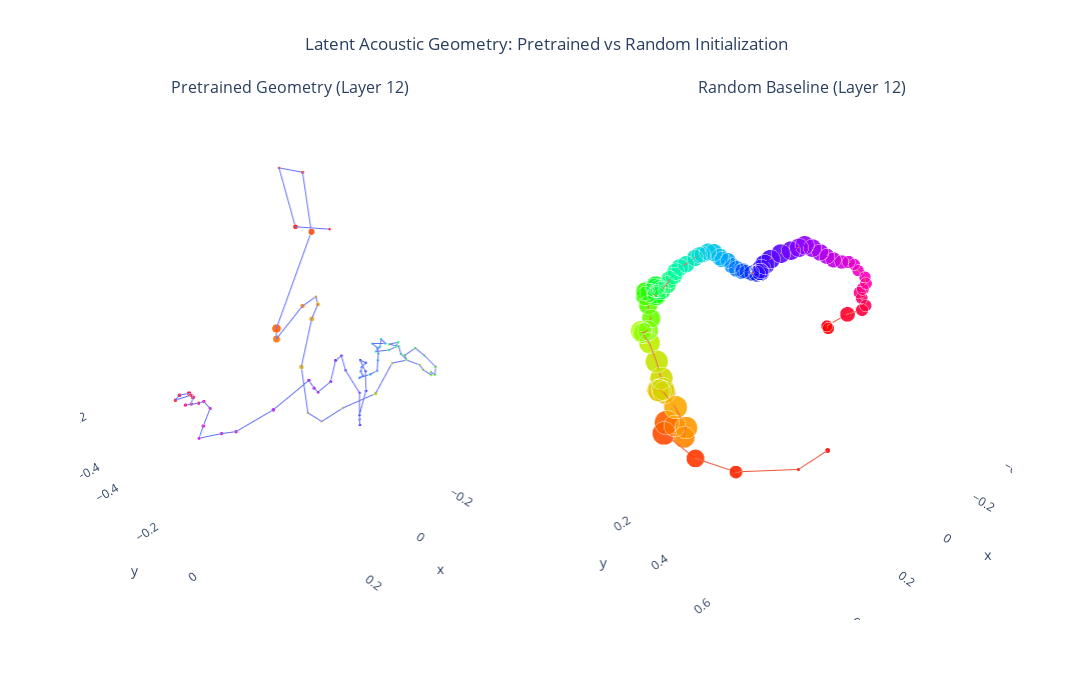

Notebook code cell kept with this figure:
### Code cell
import numpy as np
import plotly.graph_objects as go
from plotly.subplots import make_subplots
from sklearn.decomposition import PCA

# 1. Choose the layer and load BOTH sets of weights
layer_idx = 12
pre_path = "../results/wav2vec2-base_ridge/mel_weights.npz" 
rand_path = "../results/wav2vec2-base_random_ridge/mel_weights.npz" 

pre_data = np.load(pre_path)
rand_data = np.load(rand_path)

W_pre = pre_data[f"layer_{layer_idx}_coefs"]
r2_pre = pre_data[f"layer_{layer_idx}_r2"]

W_rand = rand_data[f"layer_{layer_idx}_coefs"]
r2_rand = rand_data[f"layer_{layer_idx}_r2"]

# 2. Run PCA separately for both models
pca_pre = PCA(n_components=3)
W_pre_pca = pca_pre.fit_transform(W_pre)
print(f"Explained Variance across 3D for Pretrained: {sum(pca_pre.explained_variance_ratio_) * 100:.1f}%")

pca_rand = PCA(n_components=3)
W_rand_pca = pca_rand.fit_transform(W_rand)
print(f"Explained Variance across 3D for Random: {sum(pca_rand.explained_variance_ratio_) * 100:.1f}%")

freq_bins = np.arange(W_pre_pca.shape[0])

# 3. Size scaling (Clipping negative R^2 scores so Plotly doesn't crash)
size_pre = np.clip(r2_pre, 0, 1) * 20 + 2
size_rand = np.clip(r2_rand, 0, 1) * 20 + 2

# 4. Set up the Side-by-Side 3D Figure
fig = make_subplots(
    rows=1, cols=2,
    specs=[[{'type': 'scene'}, {'type': 'scene'}]],
    subplot_titles=(
        f"Pretrained Geometry (Layer {layer_idx})", 
        f"Random Baseline (Layer {layer_idx})"
    )
)

# 5. Add the Pretrained Trace (Left)
fig.add_trace(
    go.Scatter3d(
        x=W_pre_pca[:, 0], y=W_pre_pca[:, 1], z=W_pre_pca[:, 2],
        mode='lines+markers',
        marker=dict(size=size_pre, color=freq_bins, colorscale='hsv', opacity=0.9),
        text=[f"Freq Bin: {i}<br>R2: {r:.3f}" for i, r in zip(freq_bins, r2_pre)],
        hoverinfo='text'
    ),
    row=1, col=1
)

# 6. Add the Random Trace (Right)
fig.add_trace(
    go.Scatter3d(
        x=W_rand_pca[:, 0], y=W_rand_pca[:, 1], z=W_rand_pca[:, 2],
        mode='lines+markers',
        marker=dict(size=size_rand, color=freq_bins, colorscale='hsv', opacity=0.9),
        text=[f"Freq Bin: {i}<br>R2: {r:.3f}" for i, r in zip(freq_bins, r2_rand)],
        hoverinfo='text'
    ),
    row=1, col=2
)

# 7. Clean up the layout
fig.update_layout(
    height=700, 
    width=1200, 
    showlegend=False,
    title_text="Latent Acoustic Geometry: Pretrained vs Random Initialization",
    title_x=0.5
)

# Hide axis background panels for a cleaner "floating" look
for i in [1, 2]:
    fig.layout[f'scene{i}'].xaxis.showbackground = False
    fig.layout[f'scene{i}'].yaxis.showbackground = False
    fig.layout[f'scene{i}'].zaxis.showbackground = False

fig.show()

### Figure 1 — Plotly figure (JSON) as saved in the notebook; plotly's stock layout.template omitted (floating-point values rounded to 4 significant figures)
{"data": [{"hoverinfo": "text", "marker": {"color": [0, 1, 2, 3, 4, 5, 6, 7, 8, 9, 10, 11, 12, 13, 14, 15, 16, 17, 18, 19, 20, 21, 22, 23, 24, 25, 26, 27, 28, 29, 30, 31, 32, 33, 34, 35, 36, 37, 38, 39, 40, 41, 42, 43, 44, 45, 46, 47, 48, 49, 50, 51, 52, 53, 54, 55, 56, 57, 58, 59, 60, 61, 62, 63, 64, 65, 66, 67, 68, 69, 70, 71, 72, 73, 74, 75, 76, 77, 78, 79], "colorscale": [[0, "#ff0000"], [0.1111, "#ffa700"], [0.2222, "#afff00"], [0.3333, "#08ff00"], [0.4444, "#00ff9f"], [0.5556, "#00b7ff"], [0.6667, "#0010ff"], [0.7778, "#9700ff"], [0.8889, "#ff00bf"], [1, "#ff0000"]], "opacity": 0.9, "size": [2.0, 3.536, 2.0, 2.576, 4.588, 6.137, 5.141, 3.301, 2.0, 3.169, 3.795, 3.531, 2.0, 2.0, 2.0, 2.747, 2.0, 2.0, 2.0, 2.0, 2.0, 2.0, 2.0, 2.0, 2.0, 2.0, 2.0, 2.0, 2.0, 2.0, 2.0, 2.0, 2.0, 2.0, 2.0, 2.0, 2.0, 2.0, 2.0, 2.0, 2.0, 2.0, 2.0, 2.0, 2.0, 2.0, 2.0, 2.0, 2.0, 2.0, 2.0, 2.0, 2.0, 2.0, 2.0, 2.0, 2.0, 2.0, 2.0, 2.0, 2.289, 2.254, 2.328, 2.534, 2.622, 2.719, 2.624, 2.639, 2.406, 2.673, 2.516, 2.583, 2.567, 2.591, 2.773, 3.046, 3.297, 2.757, 2.683, 2.84]}, "mode": "lines+markers", "scene": "scene", "text": ["Freq Bin: 0<br>R2: -0.761", "Freq Bin: 1<br>R2: 0.077", "Freq Bin: 2<br>R2: -0.209", "Freq Bin: 3<br>R2: 0.029", "Freq Bin: 4<br>R2: 0.129", "Freq Bin: 5<br>R2: 0.207", "Freq Bin: 6<br>R2: 0.157", "Freq Bin: 7<br>R2: 0.065", "Freq Bin: 8<br>R2: -0.255", "Freq Bin: 9<br>R2: 0.058", "Freq Bin: 10<br>R2: 0.090", "Freq Bin: 11<br>R2: 0.077", "Freq Bin: 12<br>R2: -0.076", "Freq Bin: 13<br>R2: -0.374", "Freq Bin: 14<br>R2: -0.073", "Freq Bin: 15<br>R2: 0.037", "Freq Bin: 16<br>R2: -0.073", "Freq Bin: 17<br>R2: -0.607", "Freq Bin: 18<br>R2: -1.617", "Freq Bin: 19<br>R2: -1.741", "Freq Bin: 20<br>R2: -2.309", "Freq Bin: 21<br>R2: -4.227", "Freq Bin: 22<br>R2: -10.452", "Freq Bin: 23<br>R2: -12.893", "Freq Bin: 24<br>R2: -7.682", "Freq Bin: 25<br>R2: -3.820", "Freq Bin: 26<br>R2: -2.131", "Freq Bin: 27<br>R2: -1.232", "Freq Bin: 28<br>R2: -1.293", "Freq Bin: 29<br>R2: -2.594", "Freq Bin: 30<br>R2: -0.587", "Freq Bin: 31<br>R2: -0.780", "Freq Bin: 32<br>R2: -1.217", "Freq Bin: 33<br>R2: -0.685", "Freq Bin: 34<br>R2: -0.996", "Freq Bin: 35<br>R2: -0.853", "Freq Bin: 36<br>R2: -0.325", "Freq Bin: 37<br>R2: -0.136", "Freq Bin: 38<br>R2: -0.198", "Freq Bin: 39<br>R2: -0.198", "Freq Bin: 40<br>R2: -0.163", "Freq Bin: 41<br>R2: -0.119", "Freq Bin: 42<br>R2: -0.119", "Freq Bin: 43<br>R2: -0.216", "Freq Bin: 44<br>R2: -1.208", "Freq Bin: 45<br>R2: -1.306", "Freq Bin: 46<br>R2: -1.642", "Freq Bin: 47<br>R2: -0.633", "Freq Bin: 48<br>R2: -0.224", "Freq Bin: 49<br>R2: -0.205", "Freq Bin: 50<br>R2: -0.631", "Freq Bin: 51<br>R2: -0.914", "Freq Bin: 52<br>R2: -1.374", "Freq Bin: 53<br>R2: -1.787", "Freq Bin: 54<br>R2: -0.910", "Freq Bin: 55<br>R2: -0.208", "Freq Bin: 56<br>R2: -0.194", "Freq Bin: 57<br>R2: -0.241", "Freq Bin: 58<br>R2: -0.143", "Freq Bin: 59<br>R2: -0.007", "Freq Bin: 60<br>R2: 0.014", "Freq Bin: 61<br>R2: 0.013", "Freq Bin: 62<br>R2: 0.016", "Freq Bin: 63<br>R2: 0.027", "Freq Bin: 64<br>R2: 0.031", "Freq Bin: 65<br>R2: 0.036", "Freq Bin: 66<br>R2: 0.031", "Freq Bin: 67<br>R2: 0.032", "Freq Bin: 68<br>R2: 0.020", "Freq Bin: 69<br>R2: 0.034", "Freq Bin: 70<br>R2: 0.026", "Freq Bin: 71<br>R2: 0.029", "Freq Bin: 72<br>R2: 0.028", "Freq Bin: 73<br>R2: 0.030", "Freq Bin: 74<br>R2: 0.039", "Freq Bin: 75<br>R2: 0.052", "Freq Bin: 76<br>R2: 0.065", "Freq Bin: 77<br>R2: 0.038", "Freq Bin: 78<br>R2: 0.034", "Freq Bin: 79<br>R2: 0.042"], "type": "scatter3d", "x": [-0.05942, -0.1383, -0.2684, -0.3263, -0.2109, -0.1044, -0.1684, -0.2367, -0.2114, -0.1702, -0.1529, -0.1239, -0.14, -0.1296, -0.1187, -0.1308, -0.1232, -0.09556, -0.07441, -0.06548, -0.0889, -0.1047, -0.08863, -0.07712, -0.07753, -0.07534, -0.07233, -0.07931, -0.0887, -0.08927, -0.06738, -0.07158, -0.07523, -0.07529, -0.08152, -0.07093, -0.05111, -0.07089, -0.08604, -0.08823, -0.07296, -0.08108, -0.08118, -0.08041, -0.07772, -0.0779, -0.07025, -0.08757, -0.08309, -0.09401, -0.1168, -0.1062, -0.1035, -0.06094, -0.00651, 0.007036, -0.007481, -0.04166, -0.03559, -0.0424, -0.01674, 0.03466, 0.08693, 0.09306, 0.09103, 0.2287, 0.3389, 0.3688, 0.4196, 0.3927, 0.3555, 0.3623, 0.3788, 0.4108, 0.3937, 0.3812, 0.3938, 0.4175, 0.4283, 0.3894], "y": [-0.08417, -0.279, -0.4765, -0.4343, -0.2857, -0.3257, -0.3937, -0.3417, -0.2613, -0.2153, -0.2228, -0.2353, -0.2179, -0.1472, -0.05414, 0.04963, 0.09815, 0.1594, 0.21, 0.2273, 0.2381, 0.2272, 0.2477, 0.2525, 0.2173, 0.1909, 0.1669, 0.1677, 0.144, 0.1347, 0.1205, 0.1432, 0.1409, 0.135, 0.1324, 0.1189, 0.0935, 0.09072, 0.08166, 0.09444, 0.06525, 0.07562, 0.08065, 0.08184, 0.08478, 0.06387, 0.03481, 0.03228, 0.0275, 0.02144, 0.01644, 0.004826, 0.02821, 0.0668, 0.09239, 0.1068, 0.09318, 0.06015, 0.01247, -0.01032, -0.007946, 0.02216, 0.02592, 0.01749, -0.00302, 0.009912, -0.001448, -0.01784, -0.03604, -0.05297, -0.07133, -0.08451, -0.08191, -0.08889, -0.09073, -0.09904, -0.09448, -0.098, -0.1001, -0.0943], "z": [0.3223, 0.2453, 0.3335, 0.3163, 0.2059, -0.09377, -0.1942, -0.07496, 0.001679, 0.01083, -0.03532, -0.2045, -0.3912, -0.379, -0.2616, -0.1557, -0.02112, 0.03324, 0.05486, 0.0535, 0.03078, 0.02582, 0.03706, 0.06947, 0.08488, 0.09489, 0.06355, 0.04775, 0.04851, 0.06619, 0.07639, 0.09116, 0.08821, 0.07369, 0.06823, 0.05628, 0.04922, 0.05239, 0.06472, 0.0567, 0.04957, 0.03727, 0.02201, 0.001572, -0.02922, -0.05223, -0.07551, -0.07861, -0.06405, -0.05913, -0.0581, -0.0493, -0.07427, -0.09729, -0.1353, -0.1524, -0.15, -0.09727, -0.04375, -0.01088, -0.01219, -0.03858, -0.04234, -0.03073, -0.01808, -0.02666, -0.0346, -0.0321, -0.02564, -0.01589, 0.004426, 0.02161, 0.02762, 0.03644, 0.02882, 0.03654, 0.05789, 0.06379, 0.05415, 0.05047]}, {"hoverinfo": "text", "marker": {"color": [0, 1, 2, 3, 4, 5, 6, 7, 8, 9, 10, 11, 12, 13, 14, 15, 16, 17, 18, 19, 20, 21, 22, 23, 24, 25, 26, 27, 28, 29, 30, 31, 32, 33, 34, 35, 36, 37, 38, 39, 40, 41, 42, 43, 44, 45, 46, 47, 48, 49, 50, 51, 52, 53, 54, 55, 56, 57, 58, 59, 60, 61, 62, 63, 64, 65, 66, 67, 68, 69, 70, 71, 72, 73, 74, 75, 76, 77, 78, 79], "colorscale": [[0, "#ff0000"], [0.1111, "#ffa700"], [0.2222, "#afff00"], [0.3333, "#08ff00"], [0.4444, "#00ff9f"], [0.5556, "#00b7ff"], [0.6667, "#0010ff"], [0.7778, "#9700ff"], [0.8889, "#ff00bf"], [1, "#ff0000"]], "opacity": 0.9, "size": [3.611, 2.47, 9.109, 12.59, 16.31, 17.01, 15.22, 14.98, 15.63, 16.16, 16.03, 15.62, 15.93, 15.88, 15.79, 15.69, 14.71, 14.42, 14.44, 14.49, 14.2, 13.12, 13.03, 13.14, 13.09, 13.23, 13.16, 13.19, 13.53, 13.52, 12.86, 12.88, 12.4, 12.25, 12.12, 12.14, 11.95, 11.8, 11.68, 11.47, 11.48, 11.98, 12.29, 12.06, 11.27, 10.72, 10.98, 11.29, 11.19, 10.68, 10.25, 10.91, 11.59, 11.98, 12.4, 13.34, 13.74, 13.33, 13.31, 13.18, 13.09, 13.23, 12.59, 11.79, 10.86, 10.79, 9.731, 8.996, 8.229, 8.148, 8.111, 8.517, 8.726, 8.727, 8.421, 8.352, 8.701, 10.51, 8.129, 8.207]}, "mode": "lines+markers", "scene": "scene2", "text": ["Freq Bin: 0<br>R2: 0.081", "Freq Bin: 1<br>R2: 0.024", "Freq Bin: 2<br>R2: 0.355", "Freq Bin: 3<br>R2: 0.529", "Freq Bin: 4<br>R2: 0.715", "Freq Bin: 5<br>R2: 0.751", "Freq Bin: 6<br>R2: 0.661", "Freq Bin: 7<br>R2: 0.649", "Freq Bin: 8<br>R2: 0.681", "Freq Bin: 9<br>R2: 0.708", "Freq Bin: 10<br>R2: 0.702", "Freq Bin: 11<br>R2: 0.681", "Freq Bin: 12<br>R2: 0.696", "Freq Bin: 13<br>R2: 0.694", "Freq Bin: 14<br>R2: 0.689", "Freq Bin: 15<br>R2: 0.685", "Freq Bin: 16<br>R2: 0.636", "Freq Bin: 17<br>R2: 0.621", "Freq Bin: 18<br>R2: 0.622", "Freq Bin: 19<br>R2: 0.625", "Freq Bin: 20<br>R2: 0.610", "Freq Bin: 21<br>R2: 0.556", "Freq Bin: 22<br>R2: 0.551", "Freq Bin: 23<br>R2: 0.557", "Freq Bin: 24<br>R2: 0.554", "Freq Bin: 25<br>R2: 0.562", "Freq Bin: 26<br>R2: 0.558", "Freq Bin: 27<br>R2: 0.559", "Freq Bin: 28<br>R2: 0.577", "Freq Bin: 29<br>R2: 0.576", "Freq Bin: 30<br>R2: 0.543", "Freq Bin: 31<br>R2: 0.544", "Freq Bin: 32<br>R2: 0.520", "Freq Bin: 33<br>R2: 0.513", "Freq Bin: 34<br>R2: 0.506", "Freq Bin: 35<br>R2: 0.507", "Freq Bin: 36<br>R2: 0.498", "Freq Bin: 37<br>R2: 0.490", "Freq Bin: 38<br>R2: 0.484", "Freq Bin: 39<br>R2: 0.474", "Freq Bin: 40<br>R2: 0.474", "Freq Bin: 41<br>R2: 0.499", "Freq Bin: 42<br>R2: 0.514", "Freq Bin: 43<br>R2: 0.503", "Freq Bin: 44<br>R2: 0.464", "Freq Bin: 45<br>R2: 0.436", "Freq Bin: 46<br>R2: 0.449", "Freq Bin: 47<br>R2: 0.464", "Freq Bin: 48<br>R2: 0.460", "Freq Bin: 49<br>R2: 0.434", "Freq Bin: 50<br>R2: 0.413", "Freq Bin: 51<br>R2: 0.446", "Freq Bin: 52<br>R2: 0.479", "Freq Bin: 53<br>R2: 0.499", "Freq Bin: 54<br>R2: 0.520", "Freq Bin: 55<br>R2: 0.567", "Freq Bin: 56<br>R2: 0.587", "Freq Bin: 57<br>R2: 0.566", "Freq Bin: 58<br>R2: 0.565", "Freq Bin: 59<br>R2: 0.559", "Freq Bin: 60<br>R2: 0.555", "Freq Bin: 61<br>R2: 0.561", "Freq Bin: 62<br>R2: 0.530", "Freq Bin: 63<br>R2: 0.490", "Freq Bin: 64<br>R2: 0.443", "Freq Bin: 65<br>R2: 0.440", "Freq Bin: 66<br>R2: 0.387", "Freq Bin: 67<br>R2: 0.350", "Freq Bin: 68<br>R2: 0.311", "Freq Bin: 69<br>R2: 0.307", "Freq Bin: 70<br>R2: 0.306", "Freq Bin: 71<br>R2: 0.326", "Freq Bin: 72<br>R2: 0.336", "Freq Bin: 73<br>R2: 0.336", "Freq Bin: 74<br>R2: 0.321", "Freq Bin: 75<br>R2: 0.318", "Freq Bin: 76<br>R2: 0.335", "Freq Bin: 77<br>R2: 0.426", "Freq Bin: 78<br>R2: 0.306", "Freq Bin: 79<br>R2: 0.310"], "type": "scatter3d", "x": [0.4124, 0.5205, 0.5514, 0.502, 0.4192, 0.3666, 0.377, 0.3884, 0.3714, 0.3475, 0.3397, 0.3372, 0.3217, 0.3007, 0.287, 0.2818, 0.2748, 0.2765, 0.2769, 0.276, 0.2595, 0.229, 0.2098, 0.2092, 0.2069, 0.2024, 0.1972, 0.1925, 0.1864, 0.1796, 0.1748, 0.1743, 0.1546, 0.1374, 0.1259, 0.1273, 0.1267, 0.1156, 0.09783, 0.08208, 0.07366, 0.04554, 0.01627, -0.006298, -0.0194, -0.03752, -0.03967, -0.02653, -0.01535, -0.01683, -0.02368, -0.03415, -0.05319, -0.09853, -0.1404, -0.171, -0.1812, -0.1755, -0.173, -0.1719, -0.1814, -0.2167, -0.2707, -0.325, -0.3751, -0.4241, -0.4689, -0.5008, -0.5307, -0.554, -0.554, -0.5453, -0.536, -0.5309, -0.5257, -0.5071, -0.5419, -0.6094, -0.5876, -0.5839], "y": [0.816, 0.8332, 0.6569, 0.4115, 0.1106, 0.04414, 0.111, 0.1773, 0.17, 0.08348, 0.01039, -0.0292, -0.04969, -0.0623, -0.08484, -0.1079, -0.1484, -0.1844, -0.1898, -0.1736, -0.1725, -0.1914, -0.2316, -0.2429, -0.2408, -0.2232, -0.1884, -0.1911, -0.2062, -0.2129, -0.2009, -0.1898, -0.18, -0.1856, -0.1767, -0.157, -0.1302, -0.1071, -0.07733, -0.07496, -0.07039, -0.07664, -0.08395, -0.08241, -0.08744, -0.07867, -0.05988, -0.02136, 0.02168, 0.02637, 0.0349, 0.04976, 0.05312, 0.01622, -0.02943, -0.05918, -0.05111, -0.0124, 0.04454, 0.096, 0.1249, 0.1164, 0.1016, 0.08837, 0.07488, 0.06438, 0.06673, 0.07426, 0.07803, 0.08026, 0.1169, 0.1305, 0.1237, 0.1139, 0.1296, 0.1667, 0.1223, -0.01098, -0.1089, -0.09719], "z": [0.1318, 0.1617, 0.05041, -0.1086, -0.2599, -0.2878, -0.2541, -0.254, -0.2292, -0.209, -0.1919, -0.2062, -0.2284, -0.2388, -0.2119, -0.1541, -0.09981, -0.07353, -0.06864, -0.0703, -0.06663, -0.03931, -0.009972, 0.02196, 0.03964, 0.04007, 0.039, 0.0435, 0.05941, 0.06217, 0.0533, 0.04999, 0.06916, 0.08082, 0.09445, 0.1177, 0.1429, 0.1592, 0.1863, 0.192, 0.1927, 0.1903, 0.1757, 0.152, 0.1367, 0.1292, 0.115, 0.1221, 0.1328, 0.1358, 0.1314, 0.1291, 0.1214, 0.0984, 0.06483, 0.05567, 0.07302, 0.1095, 0.1515, 0.1802, 0.197, 0.1916, 0.1585, 0.1189, 0.08206, 0.04667, 0.02315, 0.01434, -0.005108, -0.03964, -0.05486, -0.07451, -0.09742, -0.1163, -0.1326, -0.1439, -0.1969, -0.3031, -0.3963, -0.4023]}], "layout": {"annotations": [{"font": {"size": 16}, "showarrow": false, "text": "Pretrained Geometry (Layer 12)", "x": 0.225, "xanchor": "center", "xref": "paper", "y": 1, "yanchor": "bottom", "yref": "paper"}, {"font": {"size": 16}, "showarrow": false, "text": "Random Baseline (Layer 12)", "x": 0.775, "xanchor": "center", "xref": "paper", "y": 1, "yanchor": "bottom", "yref": "paper"}], "height": 700, "scene": {"domain": {"x": [0, 0.45], "y": [0, 1]}, "xaxis": {"showbackground": false}, "yaxis": {"showbackground": false}, "zaxis": {"showbackground": false}}, "scene2": {"domain": {"x": [0.55, 1], "y": [0, 1]}, "xaxis": {"showbackground": false}, "yaxis": {"showbackground": false}, "zaxis": {"showbackground": false}}, "showlegend": false, "title": {"text": "Latent Acoustic Geometry: Pretrained vs Random Initialization", "x": 0.5}, "width": 1200}}
